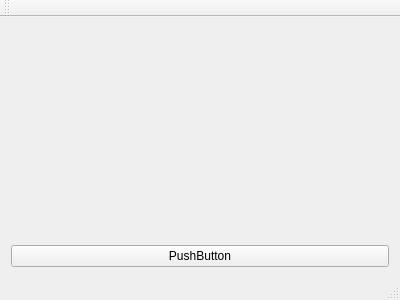
<?xml version="1.0" encoding="UTF-8"?>
<ui version="4.0">
 <class>MainWindow</class>
 <widget class="QMainWindow" name="MainWindow">
  <property name="geometry">
   <rect>
    <x>0</x>
    <y>0</y>
    <width>400</width>
    <height>300</height>
   </rect>
  </property>
  <property name="windowTitle">
   <string>MainWindow</string>
  </property>
  <widget class="QWidget" name="centralWidget">
   <layout class="QVBoxLayout" name="verticalLayout">
    <item>
     <widget class="MovingPoints" name="widget" native="true"/>
    </item>
    <item>
     <widget class="QPushButton" name="pushButton">
      <property name="text">
       <string>PushButton</string>
      </property>
     </widget>
    </item>
   </layout>
  </widget>
  <widget class="QMenuBar" name="menuBar">
   <property name="geometry">
    <rect>
     <x>0</x>
     <y>0</y>
     <width>400</width>
     <height>23</height>
    </rect>
   </property>
  </widget>
  <widget class="QToolBar" name="mainToolBar">
   <attribute name="toolBarArea">
    <enum>TopToolBarArea</enum>
   </attribute>
   <attribute name="toolBarBreak">
    <bool>false</bool>
   </attribute>
  </widget>
  <widget class="QStatusBar" name="statusBar"/>
 </widget>
 <layoutdefault spacing="6" margin="11"/>
 <customwidgets>
  <customwidget>
   <class>MovingPoints</class>
   <extends>QWidget</extends>
   <header>movingpoints.h</header>
   <container>1</container>
  </customwidget>
 </customwidgets>
 <resources/>
 <connections/>
</ui>
